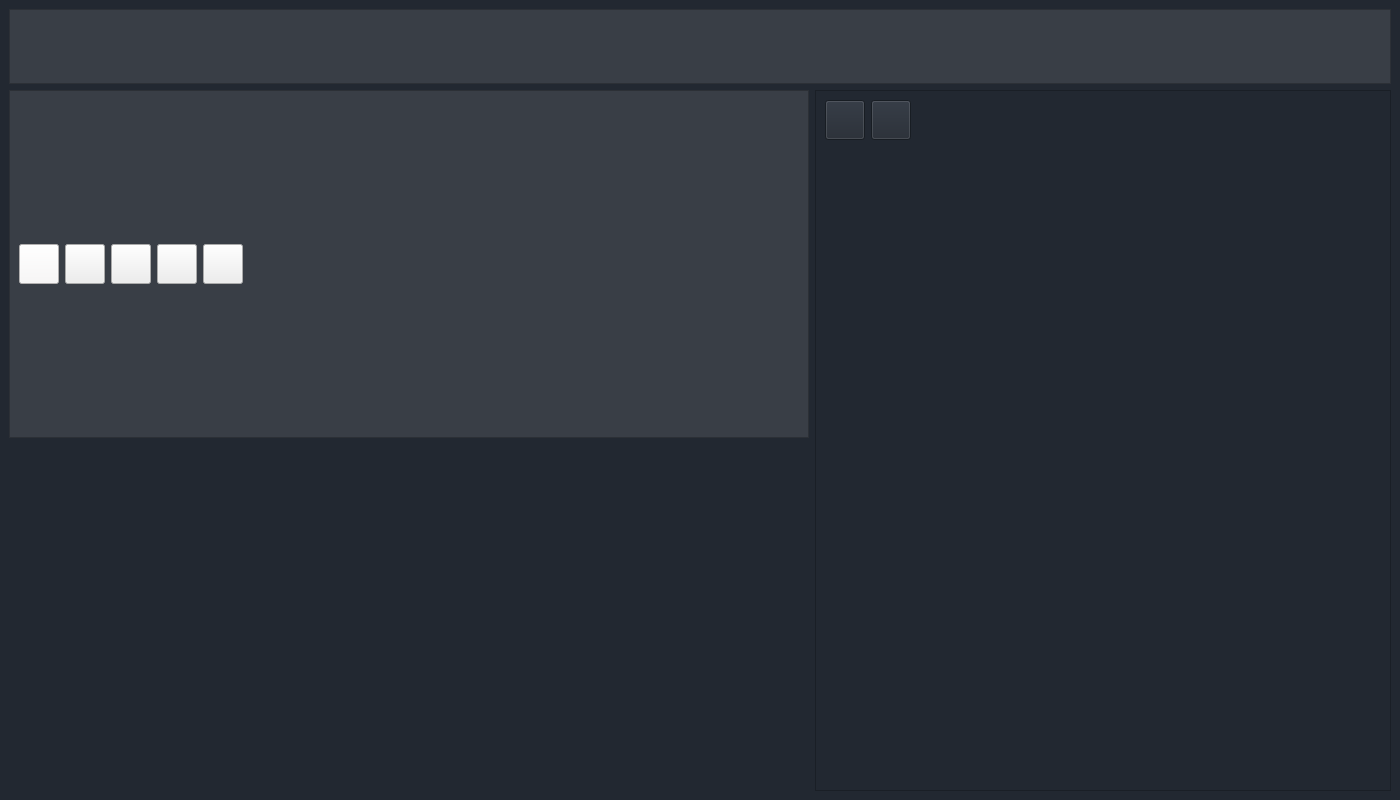
<?xml version="1.0" encoding="UTF-8"?>
<ui version="4.0">
 <class>MainWindow</class>
 <widget class="QMainWindow" name="MainWindow">
  <property name="geometry">
   <rect>
    <x>0</x>
    <y>0</y>
    <width>1400</width>
    <height>800</height>
   </rect>
  </property>
  <property name="windowTitle">
   <string>MainWindow</string>
  </property>
  <widget class="QWidget" name="centralwidget">
   <property name="styleSheet">
    <string notr="true">Background: rgb(34, 40, 49)</string>
   </property>
   <layout class="QGridLayout" name="gridLayout">
    <item row="0" column="0" colspan="2">
     <widget class="QFrame" name="frame_3">
      <property name="maximumSize">
       <size>
        <width>16777215</width>
        <height>75</height>
       </size>
      </property>
      <property name="styleSheet">
       <string notr="true">Background: rgb(57, 62, 70)</string>
      </property>
      <property name="frameShape">
       <enum>QFrame::StyledPanel</enum>
      </property>
      <property name="frameShadow">
       <enum>QFrame::Raised</enum>
      </property>
      <layout class="QHBoxLayout" name="horizontalLayout_2">
       <item>
        <widget class="QLabel" name="label">
         <property name="text">
          <string/>
         </property>
         <property name="pixmap">
          <pixmap resource="image.qrc">:/images/Adventure-Time-Logo.png</pixmap>
         </property>
        </widget>
       </item>
      </layout>
     </widget>
    </item>
    <item row="2" column="0">
     <widget class="QLabel" name="videoLabel">
      <property name="enabled">
       <bool>true</bool>
      </property>
      <property name="maximumSize">
       <size>
        <width>800</width>
        <height>600</height>
       </size>
      </property>
      <property name="text">
       <string/>
      </property>
      <property name="pixmap">
       <pixmap resource="image.qrc">:/images/huntress-wizards-past-v0-f13b3wtzw7qb1.jpg</pixmap>
      </property>
     </widget>
    </item>
    <item row="1" column="0">
     <widget class="QFrame" name="frame">
      <property name="maximumSize">
       <size>
        <width>800</width>
        <height>16777215</height>
       </size>
      </property>
      <property name="styleSheet">
       <string notr="true">Background: rgb(57, 62, 70)</string>
      </property>
      <property name="frameShape">
       <enum>QFrame::StyledPanel</enum>
      </property>
      <property name="frameShadow">
       <enum>QFrame::Raised</enum>
      </property>
      <layout class="QVBoxLayout" name="verticalLayout_2">
       <item>
        <layout class="QHBoxLayout" name="horizontalLayout">
         <item>
          <widget class="QPushButton" name="pushButton_2">
           <property name="minimumSize">
            <size>
             <width>40</width>
             <height>40</height>
            </size>
           </property>
           <property name="styleSheet">
            <string notr="true">Background: rgb(249, 247, 247)</string>
           </property>
           <property name="text">
            <string/>
           </property>
           <property name="icon">
            <iconset resource="image.qrc">
             <normaloff>:/images/free-icon-font-chart-histogram-5528038.png</normaloff>:/images/free-icon-font-chart-histogram-5528038.png</iconset>
           </property>
           <property name="iconSize">
            <size>
             <width>32</width>
             <height>32</height>
            </size>
           </property>
          </widget>
         </item>
         <item>
          <widget class="QPushButton" name="pushButton">
           <property name="minimumSize">
            <size>
             <width>40</width>
             <height>40</height>
            </size>
           </property>
           <property name="styleSheet">
            <string notr="true">Background: rgb(238, 238, 238)</string>
           </property>
           <property name="text">
            <string/>
           </property>
           <property name="icon">
            <iconset resource="image.qrc">
             <normaloff>:/images/free-icon-font-running-6627966.png</normaloff>:/images/free-icon-font-running-6627966.png</iconset>
           </property>
           <property name="iconSize">
            <size>
             <width>32</width>
             <height>32</height>
            </size>
           </property>
          </widget>
         </item>
         <item>
          <widget class="QPushButton" name="pushButton_3">
           <property name="minimumSize">
            <size>
             <width>40</width>
             <height>40</height>
            </size>
           </property>
           <property name="styleSheet">
            <string notr="true">Background: rgb(238, 238, 238)</string>
           </property>
           <property name="text">
            <string/>
           </property>
           <property name="icon">
            <iconset>
             <normaloff>images/free-icon-font-browser-3914415.png</normaloff>images/free-icon-font-browser-3914415.png</iconset>
           </property>
           <property name="iconSize">
            <size>
             <width>32</width>
             <height>32</height>
            </size>
           </property>
          </widget>
         </item>
         <item>
          <widget class="QPushButton" name="pushButton_4">
           <property name="minimumSize">
            <size>
             <width>40</width>
             <height>40</height>
            </size>
           </property>
           <property name="styleSheet">
            <string notr="true">Background: rgb(238, 238, 238)</string>
           </property>
           <property name="text">
            <string/>
           </property>
           <property name="icon">
            <iconset>
             <normaloff>images/free-icon-font-eye-3917112.png</normaloff>images/free-icon-font-eye-3917112.png</iconset>
           </property>
           <property name="iconSize">
            <size>
             <width>32</width>
             <height>32</height>
            </size>
           </property>
          </widget>
         </item>
         <item>
          <widget class="QPushButton" name="pushButton_5">
           <property name="minimumSize">
            <size>
             <width>40</width>
             <height>40</height>
            </size>
           </property>
           <property name="styleSheet">
            <string notr="true">Background: rgb(238, 238, 238)</string>
           </property>
           <property name="text">
            <string/>
           </property>
           <property name="icon">
            <iconset>
             <normaloff>images/free-icon-font-portrait-3917494.png</normaloff>images/free-icon-font-portrait-3917494.png</iconset>
           </property>
           <property name="iconSize">
            <size>
             <width>32</width>
             <height>32</height>
            </size>
           </property>
          </widget>
         </item>
         <item>
          <spacer name="horizontalSpacer">
           <property name="orientation">
            <enum>Qt::Horizontal</enum>
           </property>
           <property name="sizeType">
            <enum>QSizePolicy::Preferred</enum>
           </property>
           <property name="sizeHint" stdset="0">
            <size>
             <width>1000</width>
             <height>20</height>
            </size>
           </property>
          </spacer>
         </item>
        </layout>
       </item>
      </layout>
     </widget>
    </item>
    <item row="1" column="1" rowspan="2">
     <widget class="QFrame" name="frame_2">
      <property name="frameShape">
       <enum>QFrame::StyledPanel</enum>
      </property>
      <property name="frameShadow">
       <enum>QFrame::Raised</enum>
      </property>
      <layout class="QVBoxLayout" name="verticalLayout">
       <item>
        <layout class="QHBoxLayout" name="horizontalLayout_3">
         <property name="bottomMargin">
          <number>0</number>
         </property>
         <item>
          <widget class="QPushButton" name="pushButton_7">
           <property name="minimumSize">
            <size>
             <width>40</width>
             <height>40</height>
            </size>
           </property>
           <property name="maximumSize">
            <size>
             <width>40</width>
             <height>40</height>
            </size>
           </property>
           <property name="text">
            <string/>
           </property>
           <property name="icon">
            <iconset resource="image.qrc">
             <normaloff>:/images/free-icon-font-play-3917607.png</normaloff>:/images/free-icon-font-play-3917607.png</iconset>
           </property>
           <property name="iconSize">
            <size>
             <width>32</width>
             <height>32</height>
            </size>
           </property>
          </widget>
         </item>
         <item>
          <widget class="QPushButton" name="pushButton_6">
           <property name="minimumSize">
            <size>
             <width>40</width>
             <height>40</height>
            </size>
           </property>
           <property name="maximumSize">
            <size>
             <width>40</width>
             <height>40</height>
            </size>
           </property>
           <property name="text">
            <string/>
           </property>
           <property name="icon">
            <iconset resource="image.qrc">
             <normaloff>:/images/free-icon-font-stop-3917629.png</normaloff>:/images/free-icon-font-stop-3917629.png</iconset>
           </property>
           <property name="iconSize">
            <size>
             <width>32</width>
             <height>32</height>
            </size>
           </property>
          </widget>
         </item>
         <item>
          <spacer name="horizontalSpacer_2">
           <property name="orientation">
            <enum>Qt::Horizontal</enum>
           </property>
           <property name="sizeHint" stdset="0">
            <size>
             <width>40</width>
             <height>20</height>
            </size>
           </property>
          </spacer>
         </item>
        </layout>
       </item>
       <item>
        <widget class="QStackedWidget" name="stackedWidget">
         <widget class="QWidget" name="page"/>
         <widget class="QWidget" name="page_2"/>
        </widget>
       </item>
      </layout>
     </widget>
    </item>
   </layout>
  </widget>
 </widget>
 <resources>
  <include location="image.qrc"/>
 </resources>
 <connections/>
</ui>
